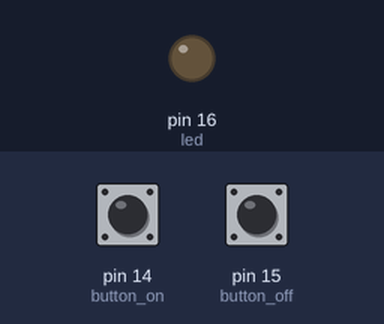
Recording of a program running on a simulated MicroPython board. Parts: output pins drawn as LEDs (lit = HIGH). Inputs (shaded band) come from the test bench; at power-on: pin 14 (button_on) HIGH, pin 15 (button_off) HIGH.

Above: at 1.2 s.
1.3 s: pin 14 (button_on) pulled LOW for 0.15 s
At 2.3 s:
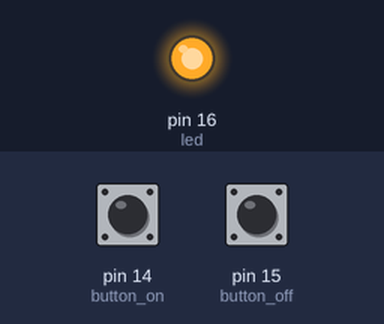
2.9 s: pin 15 (button_off) pulled LOW for 0.15 s
At 3.5 s:
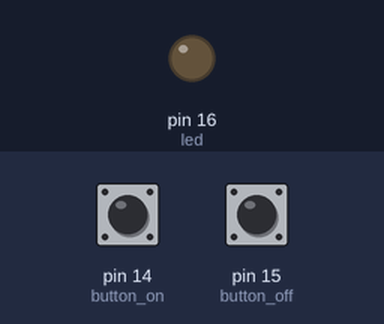
4.5 s: pin 14 (button_on) pulled LOW for 1 s
At 5.8 s:
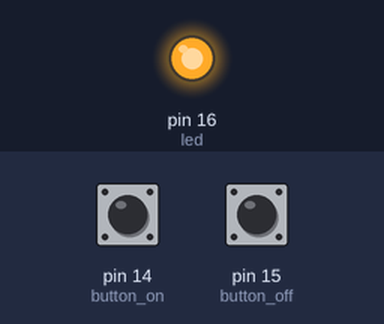
Timing chart, 0 to 7.5 s (numbered marks = the images above; inputs shaded):
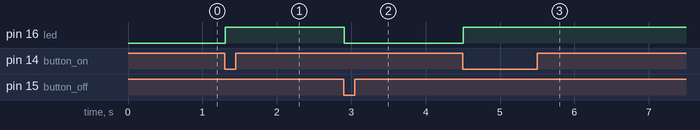

Measured:
- after the input at 1.3 s, pin 16 (led): LOW → HIGH at once
- after the input at 2.9 s, pin 16 (led): HIGH → LOW at once
- after the input at 4.5 s, pin 16 (led): LOW → HIGH at once

The program:

2btn_led.py
```python
from machine import Pin
import time

# Setup pins
button_on = Pin(14, Pin.IN, Pin.PULL_UP)
button_off = Pin(15, Pin.IN, Pin.PULL_UP)
led = Pin(16, Pin.OUT)

led_state = 0  # Start with LED off
led.value(led_state)

# Debounce delay in ms
debounce_time = 200

# Track last button press time
last_on_press = 0
last_off_press = 0

while True:
    current_time = time.ticks_ms()

    # Check button ON press
    if button_on.value() == 0:
        # Check debounce
        if time.ticks_diff(current_time, last_on_press) > debounce_time:
            led_state = 1
            led.value(led_state)
            last_on_press = current_time

    # Check button OFF press
    if button_off.value() == 0:
        if time.ticks_diff(current_time, last_off_press) > debounce_time:
            led_state = 0
            led.value(led_state)
            last_off_press = current_time

    time.sleep(0.01)  # Small delay to reduce CPU load
```
